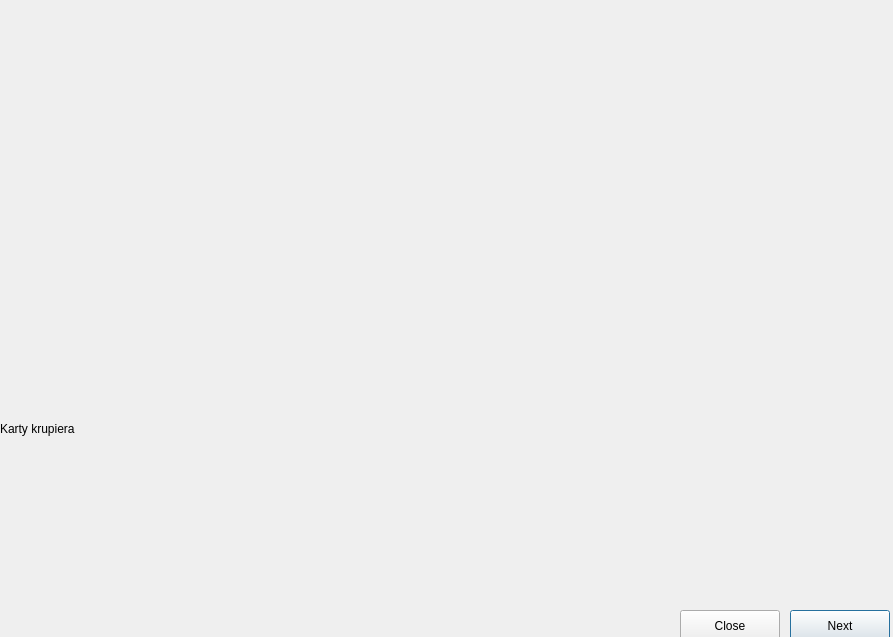
<?xml version="1.0" encoding="UTF-8"?>
<ui version="4.0">
 <class>Ending</class>
 <widget class="QDialog" name="Ending">
  <property name="geometry">
   <rect>
    <x>0</x>
    <y>0</y>
    <width>893</width>
    <height>637</height>
   </rect>
  </property>
  <property name="windowTitle">
   <string>Koniec gry</string>
  </property>
  <widget class="QPushButton" name="nextGame">
   <property name="geometry">
    <rect>
     <x>790</x>
     <y>610</y>
     <width>100</width>
     <height>32</height>
    </rect>
   </property>
   <property name="text">
    <string>Next</string>
   </property>
  </widget>
  <widget class="QPushButton" name="close">
   <property name="geometry">
    <rect>
     <x>680</x>
     <y>610</y>
     <width>100</width>
     <height>32</height>
    </rect>
   </property>
   <property name="text">
    <string>Close</string>
   </property>
  </widget>
  <widget class="QWidget" name="verticalLayoutWidget">
   <property name="geometry">
    <rect>
     <x>0</x>
     <y>0</y>
     <width>891</width>
     <height>41</height>
    </rect>
   </property>
   <layout class="QVBoxLayout" name="verticalLayout">
    <item>
     <widget class="QLabel" name="result">
      <property name="text">
       <string/>
      </property>
     </widget>
    </item>
   </layout>
  </widget>
  <widget class="QWidget" name="verticalLayoutWidget_2">
   <property name="geometry">
    <rect>
     <x>0</x>
     <y>370</y>
     <width>891</width>
     <height>241</height>
    </rect>
   </property>
   <layout class="QVBoxLayout" name="verticalLayout_2">
    <item>
     <widget class="QLabel" name="label">
      <property name="text">
       <string>Karty krupiera</string>
      </property>
     </widget>
    </item>
    <item>
     <layout class="QHBoxLayout" name="horizontalLayout">
      <item>
       <widget class="QLabel" name="ccard1">
        <property name="text">
         <string/>
        </property>
       </widget>
      </item>
      <item>
       <widget class="QLabel" name="ccard2">
        <property name="text">
         <string/>
        </property>
       </widget>
      </item>
      <item>
       <widget class="QLabel" name="ccard3">
        <property name="text">
         <string/>
        </property>
       </widget>
      </item>
      <item>
       <widget class="QLabel" name="ccard4">
        <property name="text">
         <string/>
        </property>
       </widget>
      </item>
      <item>
       <widget class="QLabel" name="ccard5">
        <property name="text">
         <string/>
        </property>
       </widget>
      </item>
      <item>
       <widget class="QLabel" name="ccard6">
        <property name="text">
         <string/>
        </property>
       </widget>
      </item>
      <item>
       <widget class="QLabel" name="ccard7">
        <property name="text">
         <string/>
        </property>
       </widget>
      </item>
      <item>
       <widget class="QLabel" name="ccard8">
        <property name="text">
         <string/>
        </property>
       </widget>
      </item>
      <item>
       <widget class="QLabel" name="ccard9">
        <property name="text">
         <string/>
        </property>
       </widget>
      </item>
      <item>
       <widget class="QLabel" name="ccard10">
        <property name="text">
         <string/>
        </property>
       </widget>
      </item>
     </layout>
    </item>
   </layout>
  </widget>
 </widget>
 <resources/>
 <connections/>
</ui>
